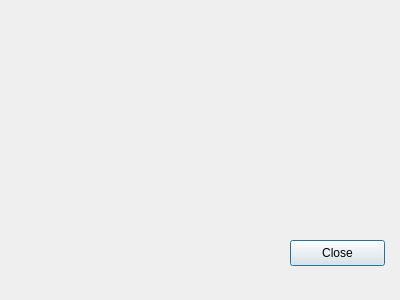
<?xml version="1.0" encoding="UTF-8"?>
<ui version="4.0">
 <class>Dialog</class>
 <widget class="QDialog" name="Dialog">
  <property name="geometry">
   <rect>
    <x>0</x>
    <y>0</y>
    <width>400</width>
    <height>300</height>
   </rect>
  </property>
  <property name="windowTitle">
   <string>Dialog</string>
  </property>
  <widget class="QLabel" name="error_label">
   <property name="geometry">
    <rect>
     <x>170</x>
     <y>120</y>
     <width>74</width>
     <height>18</height>
    </rect>
   </property>
   <property name="text">
    <string/>
   </property>
  </widget>
  <widget class="QPushButton" name="error_btn">
   <property name="geometry">
    <rect>
     <x>290</x>
     <y>240</y>
     <width>95</width>
     <height>26</height>
    </rect>
   </property>
   <property name="text">
    <string>Close</string>
   </property>
  </widget>
 </widget>
 <resources/>
 <connections/>
</ui>
